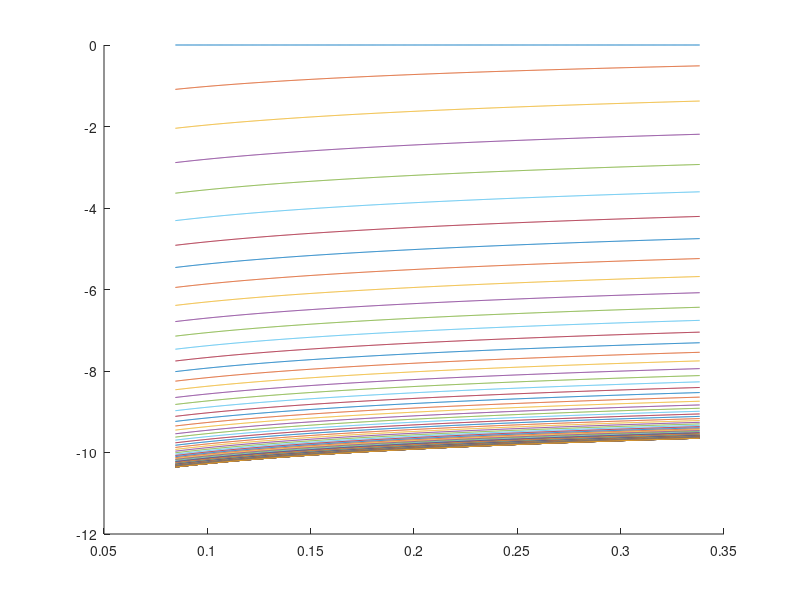
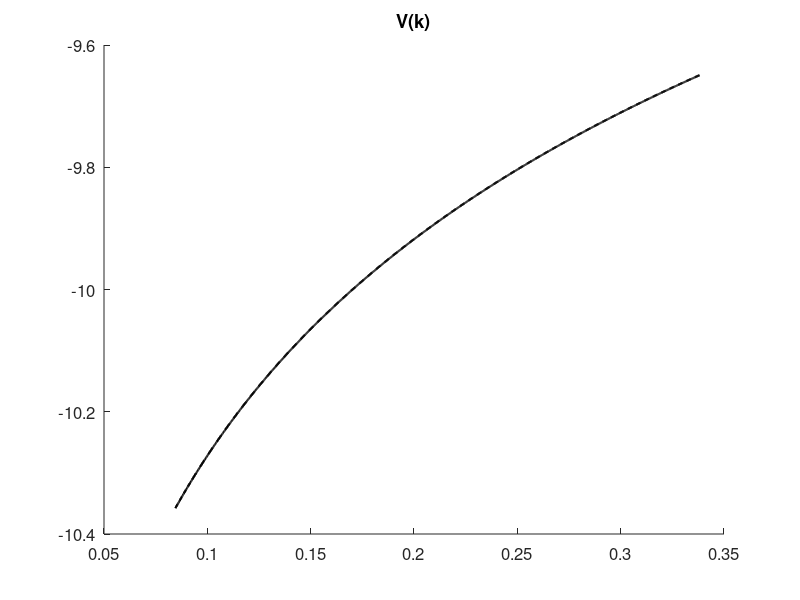
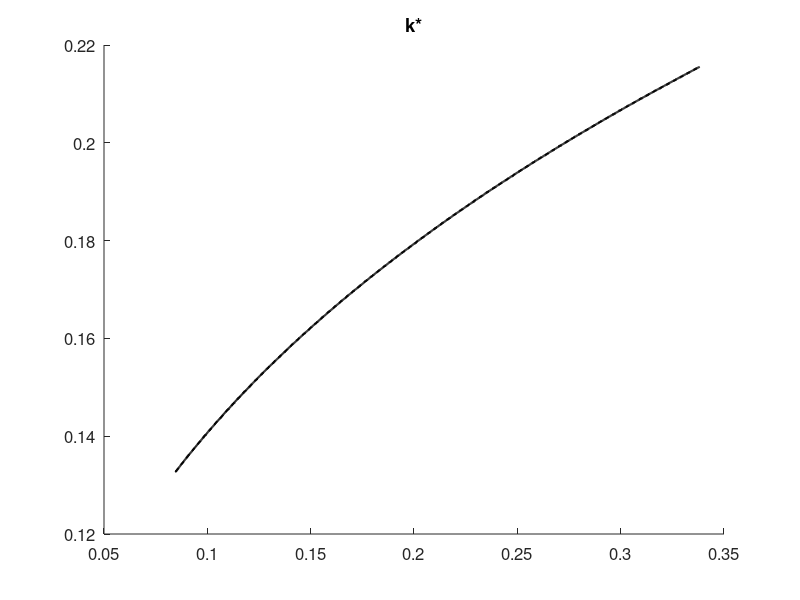

The MATLAB script that drew these images, in order:
%Initialize problem 
clear all
close all

%Set the Parameters
betas=0.9;
alphas=0.35;
deltas=1;
tolerance=0.001;

%Find the steady state
k_ss=((1-betas+betas*deltas)/(alphas*betas))^((1)/(alphas-1));
k_low=0.5*k_ss;
k_high=2*k_ss;

%Discretize the space
n=1001;
k=ones(n,1);
j=k_low;
for i=1:n
    k(i,1)=j;
    j=j+(k_high-k_low)/(n-1);
end

%Initialize the value function
v=zeros(n,n);
for i=1:3000
    v_0=zeros(n,n);
    for z=1:n
        v_0(:,z)=log(k.^alphas-ones(n,1).*k(z)+(1-deltas).*k)+betas.*v(z,i);
    end
    v(:,i+1)=max(v_0,[],2);
    norma=norm(v(:,i+1)-v(:,i));
    i;
    if norma<tolerance
        [val, ind]=max(v_0,[],2)
        break
    end
end

%Construct the plot of the convergence to the fix point
figure;
hold on
for ii = 1:101
 plot(k,v(:,ii))
end
hold off

%Derive the analytical solution (Bellman) Guess and verify with
%V(k)=A+B*ln(k_t)
B=alphas/(1-alphas*betas);
A=1/(1-betas)*((alphas*betas)/(1-alphas*betas)*log(alphas*betas)+log(1-alphas*betas));
v_true=A+B.*log(k);

%plot (tratteggiata la bellman ottenuta con il metodo numerico)
figure;
hold on
plot(k,v_true,'k','LineWidth',1.5)
plot(k,v(:,101),'--k','LineWidth',1.5)
title('V(k)','Fontsize',12)
set(gca,'Fontsize',12)
hold off

%Derive the optimal policy
k_starr=k(ind);

%Optimal policy (analytical)
k_true=alphas.*betas.*k.^alphas

%plot (tratteggiata optimal policy ottenuta con il metodo numerico)
figure;
hold on
plot(k,k_true,'k','LineWidth',1.5)
plot(k,k_starr,'--k','LineWidth',1.5)
title('k*','Fontsize',12)
set(gca,'Fontsize',12)
hold off








    
